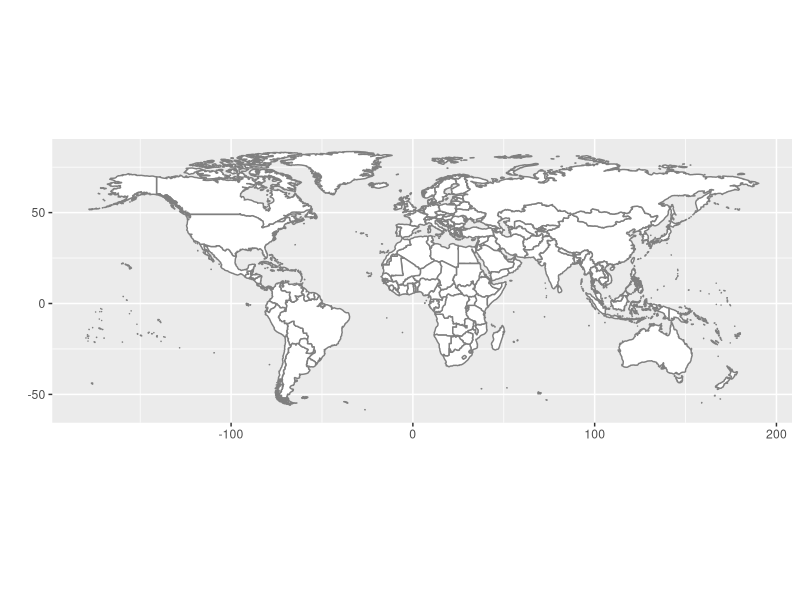
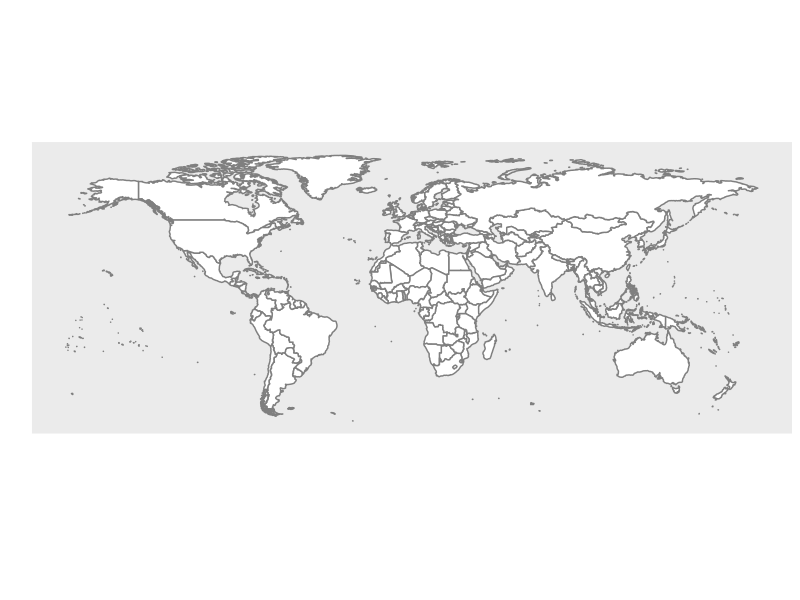
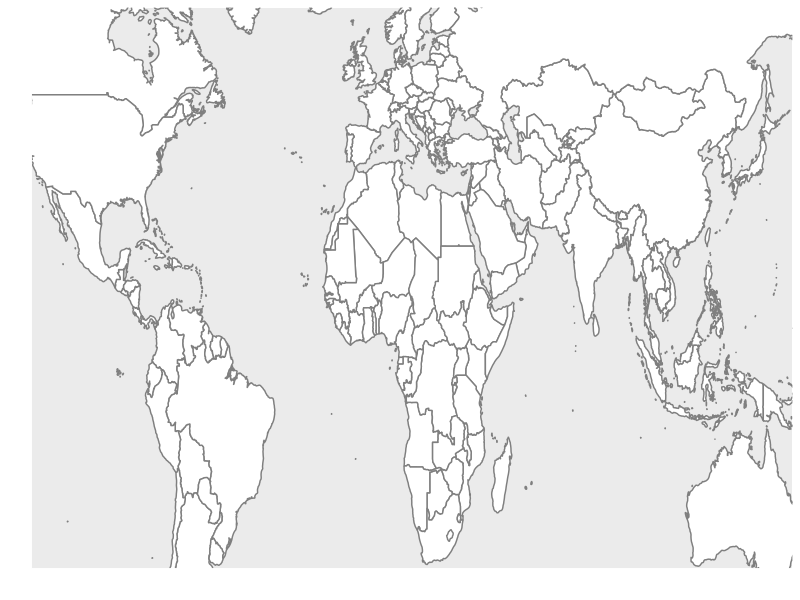
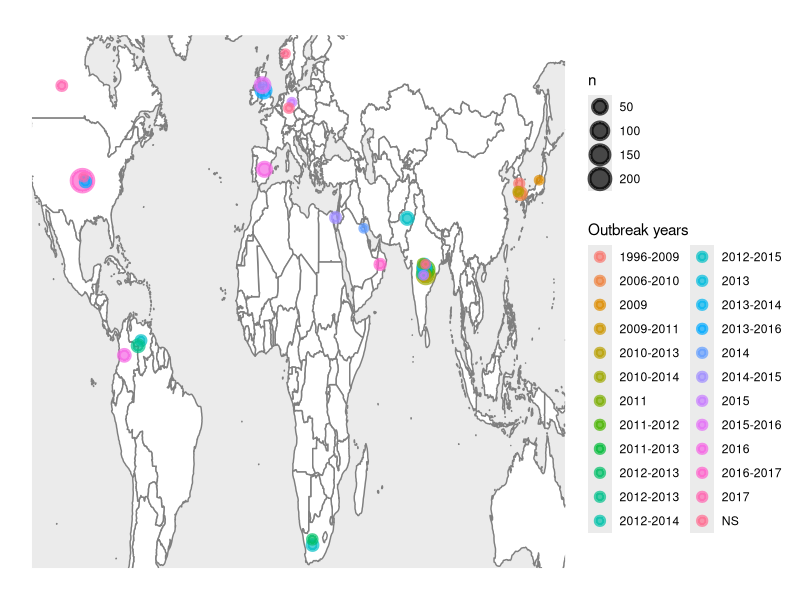
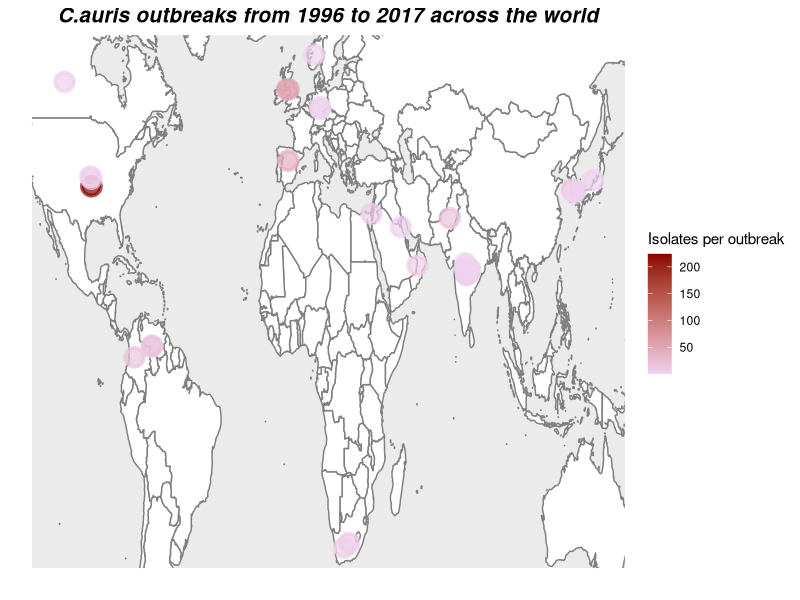
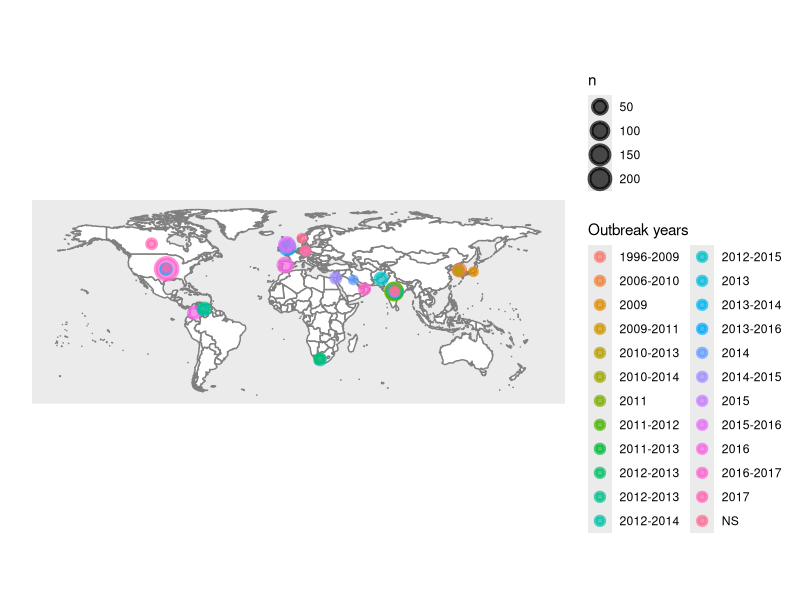
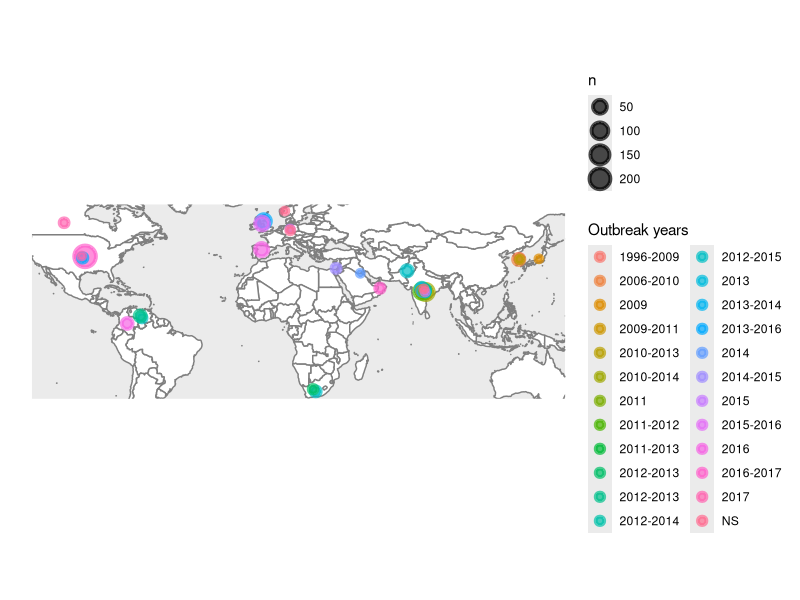

These charts were generated, in order, by the following R code:
setwd("C:/Users/Farid/OneDrive/Documents/Biologie Master Bioinfo/Cours/Write a review")
library(ggplot2)
library(dplyr)
counlist=read.table(file='Countries.txt',header = T,sep='\t')
epi=paste(counlist$Country,counlist$Year,sep='_')
counlist$epi=epi
world_map <- map_data("world")
world_map %>% filter(region != "Antarctica")->world_map
world_map=fortify(world_map)

p <- ggplot() + coord_fixed() +
  xlab("") + ylab("")
base_world_messy <- p + geom_polygon(data=world_map, aes(x=long, y=lat, group=group), 
                                     colour="#7f7f7f", fill="white")
base_world_messy
cleanup <- 
  theme(panel.grid.major = element_blank(), panel.grid.minor = element_blank(), 
        axis.line = element_line(colour = "white"),
        axis.ticks=element_blank(), axis.text.x=element_blank(),
        axis.text.y=element_blank())
base_world=base_world_messy+cleanup
base_world
zoom=base_world+coord_cartesian(xlim=c(-110,139),ylim=c(-31, 60))
zoom
zoom+ggtitle('')+geom_jitter(data=counlist,position=position_jitter(width=1.2, height=1.2),aes(x=lon, y=lat, color=Year,size=n),alpha=0.7,stroke=2)+labs(colour='Outbreak years')+theme(plot.title = element_text(size = '15',face = 'bold.italic',hjust = 0.5))#+scale_size_continuous(range = c(5,13))


#Points with the same size but colors corresponding to the number of isolates for each outbreak:

zoom+ggtitle('C.auris outbreaks from 1996 to 2017 across the world')+geom_jitter(data=counlist,position=position_jitter(width=1.3, height=1.3),aes(x=lon, y=lat,color=n),size=5,stroke=2,alpha=0.7)+labs(colour='Isolates per outbreak')+theme(plot.title = element_text(size = '15',face = 'bold.italic',hjust = 0.5))+scale_colour_continuous(low="thistle2", high="darkred", guide="colorbar")

#Without zoom:
base_world+ggtitle('')+geom_jitter(data=counlist,position=position_jitter(width=1.1, height=1.1),aes(x=lon, y=lat, color=Year,size=n),alpha=0.7,stroke=2)+labs(colour='Outbreak years')+theme(plot.title = element_text(size = '15',face = 'bold.italic',hjust = 0.5))

#Cropped:
crop=base_world+coord_fixed(xlim=c(-110,139),ylim=c(-31, 60))
crop+ggtitle('')+geom_jitter(data=counlist,position=position_jitter(width=1.1, height=1.1),aes(x=lon, y=lat, color=Year,size=n),alpha=0.7,stroke=2)+labs(colour='Outbreak years')+theme(plot.title = element_text(size = '15',face = 'bold.italic',hjust = 0.5))
